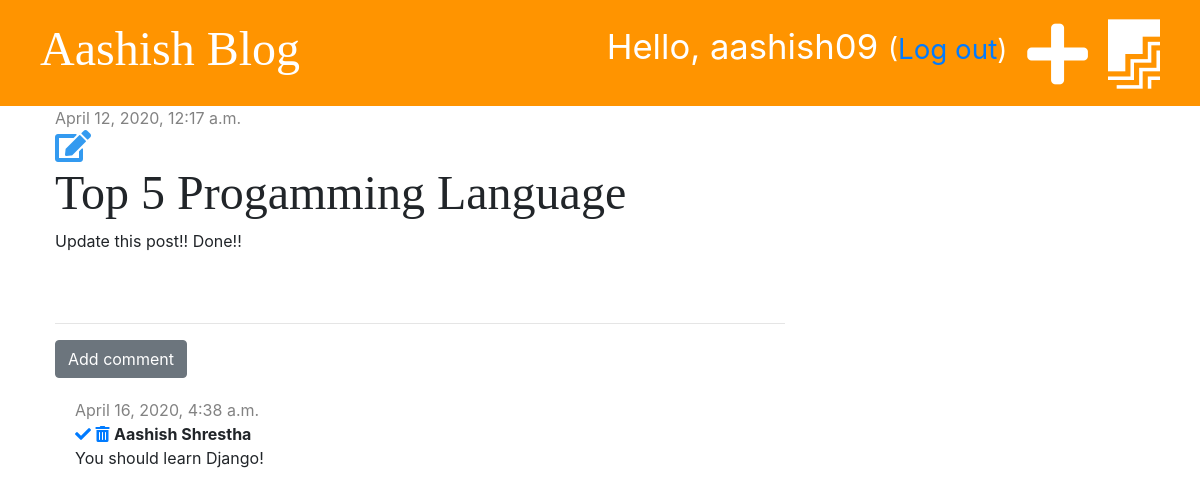
Before: /post/2/ (signed in) with the older database file.
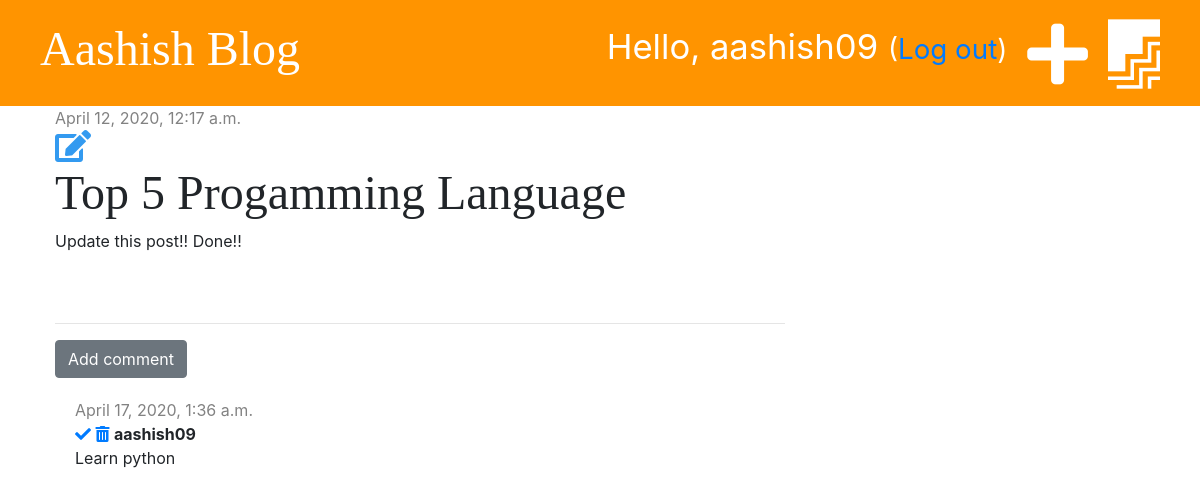
After: the same page with the newer database file.
### blog/models.py (models this page shows, shortened)
class Post(models.Model):
    author = models.ForeignKey('auth.User', on_delete=models.CASCADE)
    title = models.CharField(max_length=200)
    text = models.TextField()
    created_date = models.DateTimeField(default=timezone.now)
    published_date = models.DateTimeField(blank=True, null=True)

class Comment(models.Model):
    post = models.ForeignKey('blog.Post', on_delete=models.CASCADE, related_name='comments')
    author = models.CharField(max_length=200)
    text = models.TextField()
    created_date = models.DateTimeField(default=timezone.now)
    approved = models.BooleanField(default=False)

### blog/views.py (the view)
# urls.py: path('post/<int:pk>/', views.post_detail, name='post_detail'),
def post_detail(request, pk):
    post = get_object_or_404(Post, pk=pk)
    stuff_for_frontend = {'post': post}
    return render(request, 'blog/post_detail.html', stuff_for_frontend)

### blog/templates/blog/post_detail.html (shortened to what this page needs)
{% extends 'blog/base.html' %}
{% block content %}
<div class="post">
    {% if post.published_date %}
    <div class="date">
        {{ post.published_date }}
    </div>
    {% else %}
    <a href="{% url 'post_publish' pk=post.pk %}" class="btn btn-primary">Publish</a>
    {% endif %}
    {% if user.is_authenticated %}
    <a href="{% url 'post_edit' pk=post.pk %}"><i class="fas fa-edit fa-2x" style="color: #339af0"></i></a>
    {% endif %}
    <h1>{{ post.title }}</h1>
    <p>{{ post.text|linebreaksbr }}</p>
</div>
<hr>
<a href="{% url 'add_comment_to_post' pk=post.pk %}" class="btn btn-secondary">Add comment</a>
{% for comment in post.comments.all %}
{% if user.is_authenticated or comment.approved %}
<div class="comment">
    <div class=date>
        {{ comment.created_date }}
    </div>
    {% if not comment.approved and user.is_superuser %}
    <a href="{% url 'comment_approve' pk=comment.pk %}"><i class="fas fa-check"></i></a>
    <a href="{% url 'comment_remove' pk=comment.pk %}"><i class="fas fa-trash-alt"></i></a>
    {% endif %}
    <strong>{{ comment.author }}</strong>
    <p>{{ comment.text }}</p>
</div>
{% endif %}
{% empty %}
<p>No comments yet...</p>
{% endfor %}
{% endblock %}

### blog/templates/blog/base.html (shortened to what this page needs)
{% load static %}
<!DOCTYPE html>
<html lang="en">
<head>
    <link rel="stylesheet" href="https://stackpath.bootstrapcdn.com/bootstrap/4.1.3/css/bootstrap.min.css">
    <link rel="stylesheet" href="{% static 'css/blog.css' %}">
    <link rel="stylesheet" href="https://use.fontawesome.com/releases/v5.2.0/css/all.css"
>
</head>
<body>
    <div class="page-header">
        {% if user.is_authenticated %}
        <a href="{% url 'post_draft_list' %}" class="top-menu"><i class="fab fa-firstdraft fa-2x"></i> </a>
        <a href="{% url 'post_new' %}" class="top-menu"><i class="fas fa-plus fa-2x"></i></a>
        <p class="top-menu">Hello, {{ user.username }} <small>(<a href="{% url 'logout' %}">Log out</a>)</small></p>
        {% else %}
        <a href="{% url 'login' %}" class="top-menu"><i class="fas fa-sign-in-alt fa-2x"></i></a>
        {% endif %}
        <h1><a href=" {% url "post_list" %}">Aashish Blog</a></h1>
    </div>
    <div class="content container">
        <div class="row">
            <div class="col-md-8">
                {% block content %}
                {% endblock %}
            </div>
        </div>
    </div>
</body>
</html>

### blog/static/css/blog.css (style rules this page uses)
.page-header { background-color: #ff9400; margin-top: 0; padding: 20px 20px 20px 40px; }
.page-header h1, .page-header h1 a { color: #ffffff; font-size: 36pt; text-decoration: none; }
.content { margin-left: 40px; }
h1, h2, h3, h4 { font-family: 'Tangerine', 'Inconsolata', 'Droid Sans', serif; font-size: 48px; }
.date { color: #828282; }
.post { margin-bottom: 70px; }
.top-menu, .top-menu:hover { color: #ffffff; float: right; font-size: 26pt; margin-right: 20px; }
.comment { margin: 20px 0px 20px 20px; }

Changed rows visible on the page:
removed Comment: created_date "April 16, 2020, 4:38 a.m.", approved False (drawn), author "Aashish Shrestha", text "You should learn Django!"
added Comment: created_date "April 17, 2020, 1:36 a.m.", approved False (drawn), author "aashish09", text "Learn python"
